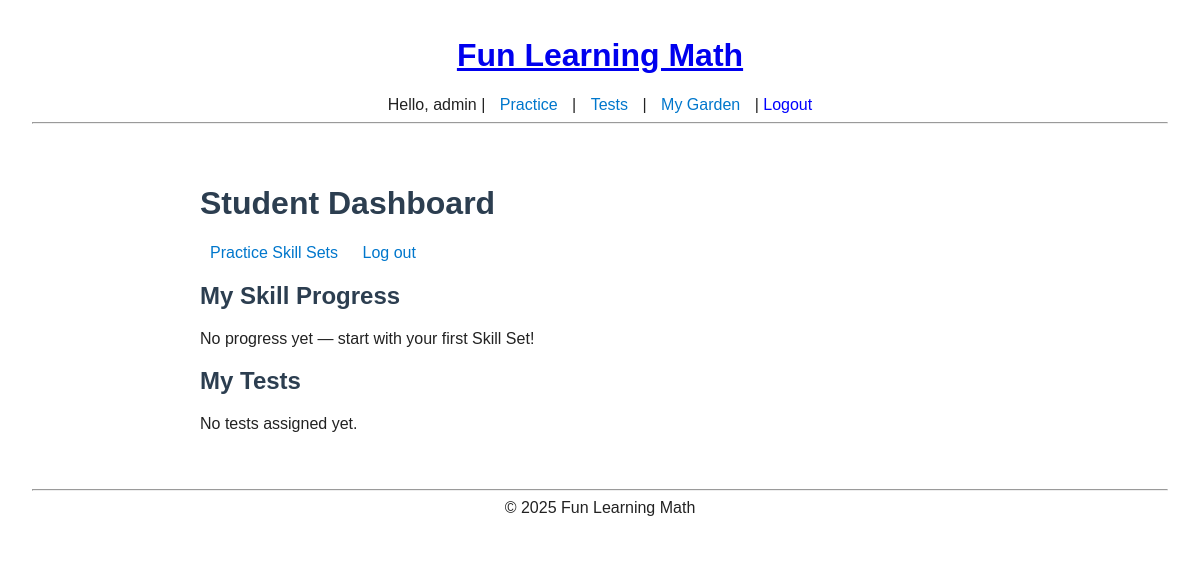
Before: /portal/student/ (signed in) with the older database file.
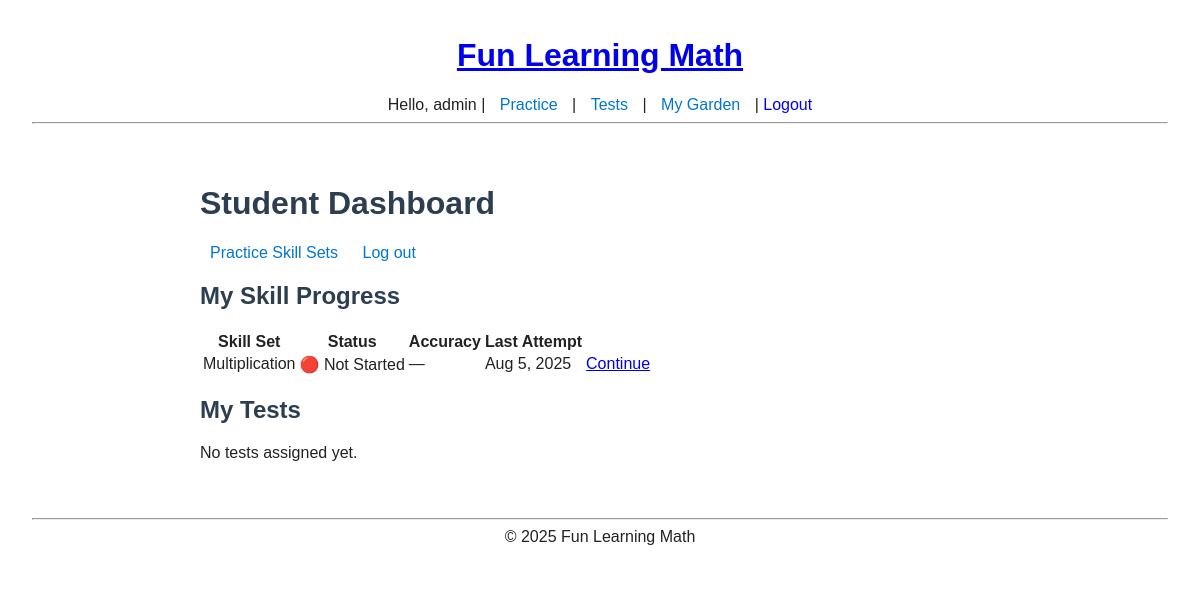
After: the same page with the newer database file.
### practice/models.py (models this page shows, shortened)
class UserSkillProgress(models.Model):
    user = models.ForeignKey(settings.AUTH_USER_MODEL, on_delete=models.CASCADE)
    skill_set = models.ForeignKey(SkillSet, on_delete=models.CASCADE)
    is_mastered = models.BooleanField(default=False)
    updated_at = models.DateTimeField(auto_now=True)
    class Meta:
        unique_together = ("user", "skill_set")

class SkillSet(models.Model):
    title = models.CharField(max_length=100)
    description = models.TextField(blank=True)
    related_standards = models.ManyToManyField(Standard, blank=True)

### portals/views.py (the view)
# urls.py: path("student/", views.student_dashboard, name="student"),
@role_required('student')
def student_dashboard(request):
    progress = UserSkillProgress.objects.filter(user=request.user).select_related("skill_set")
    tests = UserTest.objects.filter(user=request.user).select_related("test")
    return render(request, "portals/student_dashboard.html", {"progress": progress, "tests": tests})

### portals/templates/portals/student_dashboard.html
{% extends "base.html" %}
{% block content %}
<h1 class="mb-3">Student Dashboard</h1>
<nav class="mb-4">
  <a href="{% url 'practice:skillset_list' %}" class="btn btn-primary">Practice Skill Sets</a>
  {% if user and user.is_authenticated %}
    <a href="{% url 'logout' %}" class="btn btn-outline-secondary">Log out</a>
  {% endif %}
</nav>
<section class="mb-5">
  <h2>My Skill Progress</h2>
  {% if progress %}
    <div class="table-responsive">
      <table class="table table-striped align-middle">
        <thead>
          <tr>
            <th>Skill Set</th>
            <th>Status</th>
            <th>Accuracy</th>
            <th>Last Attempt</th>
            <th></th>
          </tr>
        </thead>
        <tbody>
          {% for p in progress %}
            <tr>
              <td>{{ p.skill_set.title }}</td>
              <td>
                {% if p.mastered %}✅ Mastered
                {% elif p.in_progress %}🟡 In Progress
                {% else %}🔴 Not Started
                {% endif %}
              </td>
              <td>{{ p.accuracy|default:"—" }}{% if p.accuracy %}%{% endif %}</td>
              <td>{{ p.updated_at|date:"M j, Y" }}</td>
              <td>
                <a href="{% url 'practice:skillset_start' p.skill_set.id %}" class="btn btn-sm btn-primary">
                  Continue
                </a>
              </td>
            </tr>
          {% endfor %}
        </tbody>
      </table>
    </div>
  {% else %}
    <p class="text-muted">No progress yet — start with your first Skill Set!</p>
  {% endif %}
</section>
<section class="mb-5">
  <h2>My Tests</h2>
  {% if tests %}
    <div class="row g-3">
      {% for t in tests %}
        {% with test_obj=t.test|default:t %}
          <div class="col-12 col-md-6 col-lg-4">
            <div class="card h-100">
              <div class="card-body">
                <h5 class="card-title">{{ test_obj.title }}</h5>
                <p class="card-text">
                  {% if t.status %}
                    Status: <strong>{{ t.status }}</strong>
                  {% elif t.unlocked is not None %}
                    Status: <strong>{% if t.unlocked %}Unlocked{% else %}Locked{% endif %}</strong>
                  {% else %}
                    Status: <strong>—</strong>
                  {% endif %}
                  <br>
                  {% if t.score %}Last Score: {{ t.score }}%{% endif %}
                </p>
                {% if t.status == "locked" or t.unlocked == False %}
                  <button class="btn btn-secondary" disabled>Locked</button>
                {% else %}
                  <a href="{% url 'assessments:test_start' test_obj.id %}" class="btn btn-primary">Start / Continue</a>
                {% endif %}
              </div>
            </div>
          </div>
        {% endwith %}
      {% endfor %}
    </div>
  {% else %}
    <p class="text-muted">No tests assigned yet.</p>
  {% endif %}
</section>
{% endblock %}

Changed rows visible on the page:
added UserSkillProgress: skill_set "Multiplication", accuracy "—", updated_at "Aug 5, 2025"
Other visible differences:
text no longer shown: "No progress yet — start with your first Skill Set!"
text now shown: "Skill Set Status Accuracy Last Attempt"
